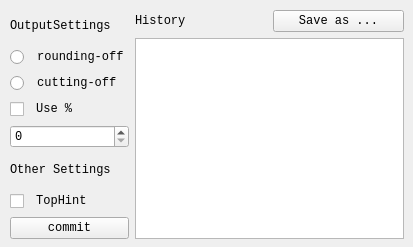
<?xml version="1.0" encoding="UTF-8"?>
<ui version="4.0">
 <class>setwidget</class>
 <widget class="QWidget" name="setwidget">
  <property name="geometry">
   <rect>
    <x>0</x>
    <y>0</y>
    <width>413</width>
    <height>247</height>
   </rect>
  </property>
  <property name="windowTitle">
   <string>Form</string>
  </property>
  <widget class="QWidget" name="">
   <property name="geometry">
    <rect>
     <x>10</x>
     <y>10</y>
     <width>394</width>
     <height>229</height>
    </rect>
   </property>
   <layout class="QHBoxLayout" name="horizontalLayout_2">
    <item>
     <layout class="QGridLayout" name="gridLayout">
      <item row="1" column="0">
       <widget class="QRadioButton" name="roundButon">
        <property name="font">
         <font>
          <family>Consolas</family>
         </font>
        </property>
        <property name="text">
         <string> rounding-off</string>
        </property>
       </widget>
      </item>
      <item row="0" column="0">
       <widget class="QLabel" name="label">
        <property name="font">
         <font>
          <family>Consolas</family>
         </font>
        </property>
        <property name="text">
         <string>OutputSettings</string>
        </property>
       </widget>
      </item>
      <item row="7" column="0">
       <widget class="QCheckBox" name="checkBox_top">
        <property name="font">
         <font>
          <family>Consolas</family>
         </font>
        </property>
        <property name="text">
         <string> TopHint</string>
        </property>
       </widget>
      </item>
      <item row="5" column="0">
       <widget class="QSpinBox" name="spinBox">
        <property name="font">
         <font>
          <family>Consolas</family>
         </font>
        </property>
       </widget>
      </item>
      <item row="4" column="0">
       <widget class="QCheckBox" name="checkBox_per">
        <property name="font">
         <font>
          <family>Consolas</family>
         </font>
        </property>
        <property name="text">
         <string> Use %</string>
        </property>
       </widget>
      </item>
      <item row="2" column="0">
       <widget class="QRadioButton" name="cutButton">
        <property name="font">
         <font>
          <family>Consolas</family>
         </font>
        </property>
        <property name="text">
         <string> cutting-off</string>
        </property>
       </widget>
      </item>
      <item row="8" column="0">
       <widget class="QPushButton" name="commitButton">
        <property name="font">
         <font>
          <family>Consolas</family>
         </font>
        </property>
        <property name="text">
         <string>commit</string>
        </property>
       </widget>
      </item>
      <item row="6" column="0">
       <widget class="QLabel" name="label_3">
        <property name="font">
         <font>
          <family>Consolas</family>
         </font>
        </property>
        <property name="text">
         <string>Other Settings</string>
        </property>
       </widget>
      </item>
     </layout>
    </item>
    <item>
     <layout class="QVBoxLayout" name="verticalLayout">
      <item>
       <layout class="QHBoxLayout" name="horizontalLayout">
        <item>
         <widget class="QLabel" name="label_2">
          <property name="font">
           <font>
            <family>Consolas</family>
           </font>
          </property>
          <property name="text">
           <string>History</string>
          </property>
         </widget>
        </item>
        <item>
         <widget class="QPushButton" name="exportButton">
          <property name="font">
           <font>
            <family>Consolas</family>
           </font>
          </property>
          <property name="text">
           <string>Save as ...</string>
          </property>
         </widget>
        </item>
       </layout>
      </item>
      <item>
       <widget class="QTextEdit" name="textEdit">
        <property name="font">
         <font>
          <family>Consolas</family>
         </font>
        </property>
       </widget>
      </item>
     </layout>
    </item>
   </layout>
  </widget>
 </widget>
 <resources/>
 <connections/>
</ui>
